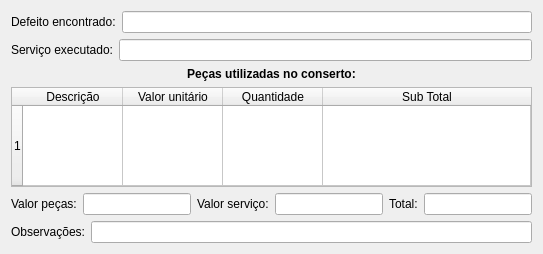
     <widget class="QWidget" name="tab_4">
      <attribute name="title">
       <string>Orçamento</string>
      </attribute>
      <layout class="QVBoxLayout" name="verticalLayout_8">
       <item>
        <layout class="QHBoxLayout" name="horizontalLayout_18">
         <item>
          <widget class="QLabel" name="lbDefectsFound">
           <property name="text">
            <string>Defeito encontrado:</string>
           </property>
          </widget>
         </item>
         <item>
          <widget class="QLineEdit" name="leDefectsFound"/>
         </item>
        </layout>
       </item>
       <item>
        <layout class="QHBoxLayout" name="horizontalLayout_19">
         <item>
          <widget class="QLabel" name="lbServiceDone">
           <property name="text">
            <string>Serviço executado:</string>
           </property>
          </widget>
         </item>
         <item>
          <widget class="QLineEdit" name="leServiceDone"/>
         </item>
        </layout>
       </item>
       <item>
        <layout class="QVBoxLayout" name="verticalLayout_9">
         <item>
          <widget class="QLabel" name="lbBudgetTable">
           <property name="maximumSize">
            <size>
             <width>16777215</width>
             <height>20</height>
            </size>
           </property>
           <property name="font">
            <font>
             <weight>75</weight>
             <bold>true</bold>
            </font>
           </property>
           <property name="text">
            <string>Peças utilizadas no conserto:</string>
           </property>
           <property name="alignment">
            <set>Qt::AlignCenter</set>
           </property>
          </widget>
         </item>
         <item>
          <widget class="QTableWidget" name="twBudget">
           <property name="maximumSize">
            <size>
             <width>16777215</width>
             <height>100</height>
            </size>
           </property>
           <property name="alternatingRowColors">
            <bool>false</bool>
           </property>
           <attribute name="horizontalHeaderStretchLastSection">
            <bool>true</bool>
           </attribute>
           <attribute name="verticalHeaderCascadingSectionResizes">
            <bool>false</bool>
           </attribute>
           <attribute name="verticalHeaderShowSortIndicator" stdset="0">
            <bool>false</bool>
           </attribute>
           <attribute name="verticalHeaderStretchLastSection">
            <bool>true</bool>
           </attribute>
           <row>
            <property name="text">
             <string>1</string>
            </property>
           </row>
           <column>
            <property name="text">
             <string>Descrição</string>
            </property>
           </column>
           <column>
            <property name="text">
             <string>Valor unitário</string>
            </property>
           </column>
           <column>
            <property name="text">
             <string>Quantidade</string>
            </property>
           </column>
           <column>
            <property name="text">
             <string>Sub Total</string>
            </property>
           </column>
           <item row="0" column="3">
            <property name="text">
             <string/>
            </property>
           </item>
          </widget>
         </item>
        </layout>
       </item>
       <item>
        <layout class="QHBoxLayout" name="horizontalLayout_21">
         <item>
          <widget class="QLabel" name="lbPartsValue">
           <property name="text">
            <string>Valor peças:</string>
           </property>
          </widget>
         </item>
         <item>
          <widget class="QLineEdit" name="lePartsValue"/>
         </item>
         <item>
          <widget class="QLabel" name="lbServiceValue">
           <property name="text">
            <string>Valor serviço:</string>
           </property>
          </widget>
         </item>
         <item>
          <widget class="QLineEdit" name="leServiceValue"/>
         </item>
         <item>
          <widget class="QLabel" name="lbTotalValue">
           <property name="text">
            <string>Total:</string>
           </property>
          </widget>
         </item>
         <item>
          <widget class="QLineEdit" name="leTotalValue"/>
         </item>
        </layout>
       </item>
       <item>
        <layout class="QHBoxLayout" name="horizontalLayout_20">
         <item>
          <widget class="QLabel" name="lbObs2">
           <property name="text">
            <string>Observações:</string>
           </property>
          </widget>
         </item>
         <item>
          <widget class="QLineEdit" name="leObs2"/>
         </item>
        </layout>
       </item>
      </layout>
     </widget>
